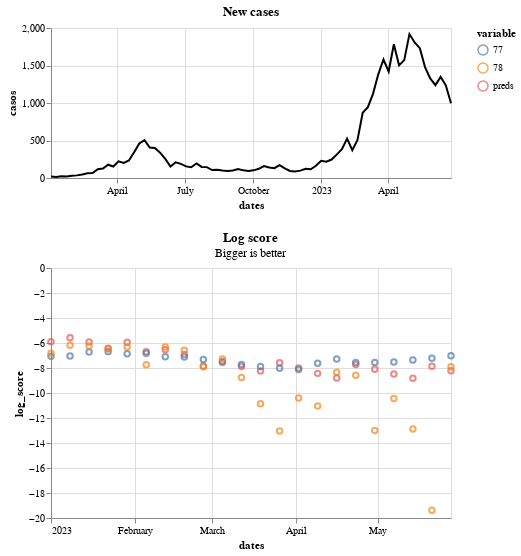

The code cell stored with this chart in its notebook:
### Code cell
score.plot_log_score()

### Figure 1 — Vega-Lite specification as saved in the notebook (floating-point values rounded to 4 significant figures)
{"config": {"view": {"continuousWidth": 300, "continuousHeight": 300}}, "vconcat": [{"data": {"name": "data-1fff263b8dfc65f577a4f4b19354459e"}, "mark": {"type": "line"}, "encoding": {"color": {"value": "black"}, "x": {"field": "dates", "type": "temporal"}, "y": {"field": "casos", "type": "quantitative"}}, "height": 150, "title": "New cases", "width": 400}, {"layer": [{"mark": {"type": "point", "filled": false}, "encoding": {"color": {"field": "variable", "legend": {"legendX": 100}, "type": "nominal"}, "x": {"field": "dates", "type": "temporal"}, "y": {"field": "log_score", "type": "quantitative"}}}, {"mark": {"type": "point"}, "encoding": {"color": {"field": "variable", "legend": {"legendX": 100}, "type": "nominal"}, "opacity": {"condition": {"param": "param_4", "value": 1, "empty": false}, "value": 0}, "x": {"field": "dates", "type": "temporal"}, "y": {"field": "log_score", "type": "quantitative"}}}, {"mark": {"type": "rule", "color": "gray"}, "encoding": {"opacity": {"condition": {"param": "param_4", "value": 0.3, "empty": false}, "value": 0}, "tooltip": [{"field": "dates", "title": "Date", "type": "temporal"}, {"field": "preds", "format": ".2f", "type": "quantitative"}, {"field": "77", "format": ".2f", "type": "quantitative"}, {"field": "78", "format": ".2f", "type": "quantitative"}], "x": {"field": "dates", "type": "temporal"}}, "name": "view_4", "transform": [{"pivot": "variable", "value": "log_score", "groupby": ["dates"]}]}], "data": {"name": "data-490f1ba58bb2a9304ba780b044c2e98a"}, "height": 250, "title": {"text": "Log score", "subtitle": "Bigger is better"}, "width": 400}], "params": [{"name": "param_4", "select": {"type": "point", "fields": ["dates"], "nearest": true, "on": "pointerover"}, "views": ["view_4"]}], "$schema": "https://vega.github.io/schema/vega-lite/v5.17.0.json", "datasets": {"data-1fff263b8dfc65f577a4f4b19354459e": [{"dates": "2022-01-02T00:00:00", "casos": 21.0, "legend": "Data"}, {"dates": "2022-01-09T00:00:00", "casos": 14.0, "legend": "Data"}, {"dates": "2022-01-16T00:00:00", "casos": 22.0, "legend": "Data"}, {"dates": "2022-01-23T00:00:00", "casos": 19.0, "legend": "Data"}, {"dates": "2022-01-30T00:00:00", "casos": 31.0, "legend": "Data"}, {"dates": "2022-02-06T00:00:00", "casos": 35.0, "legend": "Data"}, {"dates": "2022-02-13T00:00:00", "casos": 47.0, "legend": "Data"}, {"dates": "2022-02-20T00:00:00", "casos": 62.0, "legend": "Data"}, {"dates": "2022-02-27T00:00:00", "casos": 66.0, "legend": "Data"}, {"dates": "2022-03-06T00:00:00", "casos": 116.0, "legend": "Data"}, {"dates": "2022-03-13T00:00:00", "casos": 126.0, "legend": "Data"}, {"dates": "2022-03-20T00:00:00", "casos": 177.0, "legend": "Data"}, {"dates": "2022-03-27T00:00:00", "casos": 153.0, "legend": "Data"}, {"dates": "2022-04-03T00:00:00", "casos": 222.0, "legend": "Data"}, {"dates": "2022-04-10T00:00:00", "casos": 201.0, "legend": "Data"}, {"dates": "2022-04-17T00:00:00", "casos": 234.0, "legend": "Data"}, {"dates": "2022-04-24T00:00:00", "casos": 342.0, "legend": "Data"}, {"dates": "2022-05-01T00:00:00", "casos": 461.0, "legend": "Data"}, {"dates": "2022-05-08T00:00:00", "casos": 505.0, "legend": "Data"}, {"dates": "2022-05-15T00:00:00", "casos": 406.0, "legend": "Data"}, {"dates": "2022-05-22T00:00:00", "casos": 400.0, "legend": "Data"}, {"dates": "2022-05-29T00:00:00", "casos": 338.0, "legend": "Data"}, {"dates": "2022-06-05T00:00:00", "casos": 255.0, "legend": "Data"}, {"dates": "2022-06-12T00:00:00", "casos": 153.0, "legend": "Data"}, {"dates": "2022-06-19T00:00:00", "casos": 209.0, "legend": "Data"}, {"dates": "2022-06-26T00:00:00", "casos": 189.0, "legend": "Data"}, {"dates": "2022-07-03T00:00:00", "casos": 155.0, "legend": "Data"}, {"dates": "2022-07-10T00:00:00", "casos": 144.0, "legend": "Data"}, {"dates": "2022-07-17T00:00:00", "casos": 194.0, "legend": "Data"}, {"dates": "2022-07-24T00:00:00", "casos": 148.0, "legend": "Data"}, {"dates": "2022-07-31T00:00:00", "casos": 145.0, "legend": "Data"}, {"dates": "2022-08-07T00:00:00", "casos": 106.0, "legend": "Data"}, {"dates": "2022-08-14T00:00:00", "casos": 110.0, "legend": "Data"}, {"dates": "2022-08-21T00:00:00", "casos": 99.0, "legend": "Data"}, {"dates": "2022-08-28T00:00:00", "casos": 94.0, "legend": "Data"}, {"dates": "2022-09-04T00:00:00", "casos": 101.0, "legend": "Data"}, {"dates": "2022-09-11T00:00:00", "casos": 120.0, "legend": "Data"}, {"dates": "2022-09-18T00:00:00", "casos": 102.0, "legend": "Data"}, {"dates": "2022-09-25T00:00:00", "casos": 95.0, "legend": "Data"}, {"dates": "2022-10-02T00:00:00", "casos": 102.0, "legend": "Data"}, {"dates": "2022-10-09T00:00:00", "casos": 123.0, "legend": "Data"}, {"dates": "2022-10-16T00:00:00", "casos": 160.0, "legend": "Data"}, {"dates": "2022-10-23T00:00:00", "casos": 139.0, "legend": "Data"}, {"dates": "2022-10-30T00:00:00", "casos": 131.0, "legend": "Data"}, {"dates": "2022-11-06T00:00:00", "casos": 171.0, "legend": "Data"}, {"dates": "2022-11-13T00:00:00", "casos": 129.0, "legend": "Data"}, {"dates": "2022-11-20T00:00:00", "casos": 94.0, "legend": "Data"}, {"dates": "2022-11-27T00:00:00", "casos": 86.0, "legend": "Data"}, {"dates": "2022-12-04T00:00:00", "casos": 98.0, "legend": "Data"}, {"dates": "2022-12-11T00:00:00", "casos": 123.0, "legend": "Data"}, {"dates": "2022-12-18T00:00:00", "casos": 117.0, "legend": "Data"}, {"dates": "2022-12-25T00:00:00", "casos": 163.0, "legend": "Data"}, {"dates": "2023-01-01T00:00:00", "casos": 230.0, "legend": "Data"}, {"dates": "2023-01-08T00:00:00", "casos": 218.0, "legend": "Data"}, {"dates": "2023-01-15T00:00:00", "casos": 246.0, "legend": "Data"}, {"dates": "2023-01-22T00:00:00", "casos": 312.0, "legend": "Data"}, {"dates": "2023-01-29T00:00:00", "casos": 383.0, "legend": "Data"}, {"dates": "2023-02-05T00:00:00", "casos": 525.0, "legend": "Data"}, {"dates": "2023-02-12T00:00:00", "casos": 372.0, "legend": "Data"}, {"dates": "2023-02-19T00:00:00", "casos": 507.0, "legend": "Data"}, {"dates": "2023-02-26T00:00:00", "casos": 870.0, "legend": "Data"}, {"dates": "2023-03-05T00:00:00", "casos": 945.0, "legend": "Data"}, {"dates": "2023-03-12T00:00:00", "casos": 1125.0, "legend": "Data"}, {"dates": "2023-03-19T00:00:00", "casos": 1382.0, "legend": "Data"}, {"dates": "2023-03-26T00:00:00", "casos": 1580.0, "legend": "Data"}, {"dates": "2023-04-02T00:00:00", "casos": 1420.0, "legend": "Data"}, {"dates": "2023-04-09T00:00:00", "casos": 1783.0, "legend": "Data"}, {"dates": "2023-04-16T00:00:00", "casos": 1502.0, "legend": "Data"}, {"dates": "2023-04-23T00:00:00", "casos": 1572.0, "legend": "Data"}, {"dates": "2023-04-30T00:00:00", "casos": 1919.0, "legend": "Data"}, {"dates": "2023-05-07T00:00:00", "casos": 1807.0, "legend": "Data"}, {"dates": "2023-05-14T00:00:00", "casos": 1731.0, "legend": "Data"}, {"dates": "2023-05-21T00:00:00", "casos": 1479.0, "legend": "Data"}, {"dates": "2023-05-28T00:00:00", "casos": 1328.0, "legend": "Data"}, {"dates": "2023-06-04T00:00:00", "casos": 1238.0, "legend": "Data"}, {"dates": "2023-06-11T00:00:00", "casos": 1348.0, "legend": "Data"}, {"dates": "2023-06-18T00:00:00", "casos": 1236.0, "legend": "Data"}, {"dates": "2023-06-25T00:00:00", "casos": 996.0, "legend": "Data"}], "data-490f1ba58bb2a9304ba780b044c2e98a": [{"dates": "2023-01-01T00:00:00", "variable": "preds", "log_score": -5.896}, {"dates": "2023-01-08T00:00:00", "variable": "preds", "log_score": -5.581}, {"dates": "2023-01-15T00:00:00", "variable": "preds", "log_score": -5.927}, {"dates": "2023-01-22T00:00:00", "variable": "preds", "log_score": -6.416}, {"dates": "2023-01-29T00:00:00", "variable": "preds", "log_score": -5.947}, {"dates": "2023-02-05T00:00:00", "variable": "preds", "log_score": -6.701}, {"dates": "2023-02-12T00:00:00", "variable": "preds", "log_score": -6.53}, {"dates": "2023-02-19T00:00:00", "variable": "preds", "log_score": -6.918}, {"dates": "2023-02-26T00:00:00", "variable": "preds", "log_score": -7.843}, {"dates": "2023-03-05T00:00:00", "variable": "preds", "log_score": -7.57}, {"dates": "2023-03-12T00:00:00", "variable": "preds", "log_score": -7.883}, {"dates": "2023-03-19T00:00:00", "variable": "preds", "log_score": -8.243}, {"dates": "2023-03-26T00:00:00", "variable": "preds", "log_score": -7.575}, {"dates": "2023-04-02T00:00:00", "variable": "preds", "log_score": -8.001}, {"dates": "2023-04-09T00:00:00", "variable": "preds", "log_score": -8.43}, {"dates": "2023-04-16T00:00:00", "variable": "preds", "log_score": -8.807}, {"dates": "2023-04-23T00:00:00", "variable": "preds", "log_score": -7.724}, {"dates": "2023-04-30T00:00:00", "variable": "preds", "log_score": -8.096}, {"dates": "2023-05-07T00:00:00", "variable": "preds", "log_score": -8.484}, {"dates": "2023-05-14T00:00:00", "variable": "preds", "log_score": -8.823}, {"dates": "2023-05-21T00:00:00", "variable": "preds", "log_score": -7.858}, {"dates": "2023-05-28T00:00:00", "variable": "preds", "log_score": -8.223}, {"dates": "2023-01-01T00:00:00", "variable": "77", "log_score": -7.061}, {"dates": "2023-01-08T00:00:00", "variable": "77", "log_score": -7.045}, {"dates": "2023-01-15T00:00:00", "variable": "77", "log_score": -6.719}, {"dates": "2023-01-22T00:00:00", "variable": "77", "log_score": -6.691}, {"dates": "2023-01-29T00:00:00", "variable": "77", "log_score": -6.863}, {"dates": "2023-02-05T00:00:00", "variable": "77", "log_score": -6.824}, {"dates": "2023-02-12T00:00:00", "variable": "77", "log_score": -7.106}, {"dates": "2023-02-19T00:00:00", "variable": "77", "log_score": -7.118}, {"dates": "2023-02-26T00:00:00", "variable": "77", "log_score": -7.315}, {"dates": "2023-03-05T00:00:00", "variable": "77", "log_score": -7.469}, {"dates": "2023-03-12T00:00:00", "variable": "77", "log_score": -7.712}, {"dates": "2023-03-19T00:00:00", "variable": "77", "log_score": -7.883}, {"dates": "2023-03-26T00:00:00", "variable": "77", "log_score": -8.024}, {"dates": "2023-04-02T00:00:00", "variable": "77", "log_score": -8.121}, {"dates": "2023-04-09T00:00:00", "variable": "77", "log_score": -7.62}, {"dates": "2023-04-16T00:00:00", "variable": "77", "log_score": -7.272}, {"dates": "2023-04-23T00:00:00", "variable": "77", "log_score": -7.557}, {"dates": "2023-04-30T00:00:00", "variable": "77", "log_score": -7.562}, {"dates": "2023-05-07T00:00:00", "variable": "77", "log_score": -7.527}, {"dates": "2023-05-14T00:00:00", "variable": "77", "log_score": -7.355}, {"dates": "2023-05-21T00:00:00", "variable": "77", "log_score": -7.225}, {"dates": "2023-05-28T00:00:00", "variable": "77", "log_score": -7.019}, {"dates": "2023-01-01T00:00:00", "variable": "78", "log_score": -6.824}, {"dates": "2023-01-08T00:00:00", "variable": "78", "log_score": -6.176}, {"dates": "2023-01-15T00:00:00", "variable": "78", "log_score": -6.242}, {"dates": "2023-01-22T00:00:00", "variable": "78", "log_score": -6.474}, {"dates": "2023-01-29T00:00:00", "variable": "78", "log_score": -6.314}, {"dates": "2023-02-05T00:00:00", "variable": "78", "log_score": -7.734}, {"dates": "2023-02-12T00:00:00", "variable": "78", "log_score": -6.314}, {"dates": "2023-02-19T00:00:00", "variable": "78", "log_score": -6.589}, {"dates": "2023-02-26T00:00:00", "variable": "78", "log_score": -7.891}, {"dates": "2023-03-05T00:00:00", "variable": "78", "log_score": -7.285}, {"dates": "2023-03-12T00:00:00", "variable": "78", "log_score": -8.762}, {"dates": "2023-03-19T00:00:00", "variable": "78", "log_score": -10.85}, {"dates": "2023-03-26T00:00:00", "variable": "78", "log_score": -13.05}, {"dates": "2023-04-02T00:00:00", "variable": "78", "log_score": -10.41}, {"dates": "2023-04-09T00:00:00", "variable": "78", "log_score": -11.04}, {"dates": "2023-04-16T00:00:00", "variable": "78", "log_score": -8.334}, {"dates": "2023-04-23T00:00:00", "variable": "78", "log_score": -8.587}, {"dates": "2023-04-30T00:00:00", "variable": "78", "log_score": -13.0}, {"dates": "2023-05-07T00:00:00", "variable": "78", "log_score": -10.45}, {"dates": "2023-05-14T00:00:00", "variable": "78", "log_score": -12.88}, {"dates": "2023-05-21T00:00:00", "variable": "78", "log_score": -19.38}, {"dates": "2023-05-28T00:00:00", "variable": "78", "log_score": -7.902}]}}
